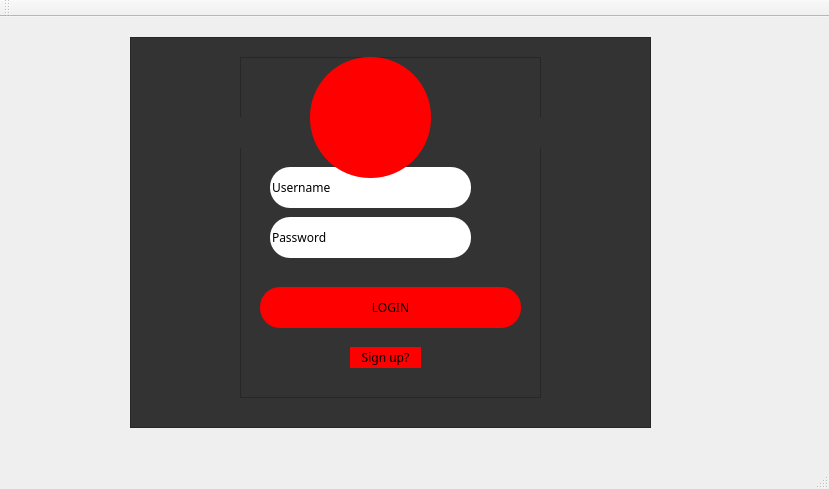
<?xml version="1.0" encoding="UTF-8"?>
<ui version="4.0">
 <class>Recomovies</class>
 <widget class="QMainWindow" name="Recomovies">
  <property name="geometry">
   <rect>
    <x>0</x>
    <y>0</y>
    <width>829</width>
    <height>489</height>
   </rect>
  </property>
  <property name="windowTitle">
   <string>Recomovies</string>
  </property>
  <property name="styleSheet">
   <string notr="true">*{
	font-family: century gothic;
	font size:24px;

}

QFrame{
	background:#333

}

QPushButton{
background:red;
border-radius:20px;
}

QToolButton{
background:red;
border-radius:60px;
}

QLabel{
color:white
}
QPushButton:hover{
color:white;
border-radius:20px;
}

QLineEdit
{
background: white;
border-radius:20px;

}
</string>
  </property>
  <widget class="QWidget" name="centralWidget">
   <widget class="QFrame" name="frame_2">
    <property name="geometry">
     <rect>
      <x>130</x>
      <y>20</y>
      <width>521</width>
      <height>391</height>
     </rect>
    </property>
    <property name="frameShape">
     <enum>QFrame::StyledPanel</enum>
    </property>
    <property name="frameShadow">
     <enum>QFrame::Raised</enum>
    </property>
    <widget class="QFrame" name="frame">
     <property name="geometry">
      <rect>
       <x>110</x>
       <y>20</y>
       <width>301</width>
       <height>341</height>
      </rect>
     </property>
     <property name="frameShape">
      <enum>QFrame::StyledPanel</enum>
     </property>
     <property name="frameShadow">
      <enum>QFrame::Raised</enum>
     </property>
     <widget class="QLabel" name="label">
      <property name="geometry">
       <rect>
        <x>0</x>
        <y>60</y>
        <width>301</width>
        <height>31</height>
       </rect>
      </property>
      <property name="frameShape">
       <enum>QFrame::NoFrame</enum>
      </property>
      <property name="frameShadow">
       <enum>QFrame::Plain</enum>
      </property>
      <property name="lineWidth">
       <number>1</number>
      </property>
      <property name="text">
       <string>LOGIN HERE</string>
      </property>
      <property name="scaledContents">
       <bool>false</bool>
      </property>
      <property name="alignment">
       <set>Qt::AlignCenter</set>
      </property>
     </widget>
     <widget class="QPushButton" name="pushButton">
      <property name="geometry">
       <rect>
        <x>20</x>
        <y>230</y>
        <width>261</width>
        <height>41</height>
       </rect>
      </property>
      <property name="text">
       <string>LOGIN</string>
      </property>
     </widget>
     <widget class="QLineEdit" name="lineEdit">
      <property name="geometry">
       <rect>
        <x>30</x>
        <y>110</y>
        <width>201</width>
        <height>41</height>
       </rect>
      </property>
      <property name="text">
       <string>Username</string>
      </property>
     </widget>
     <widget class="QLineEdit" name="lineEdit_2">
      <property name="geometry">
       <rect>
        <x>30</x>
        <y>160</y>
        <width>201</width>
        <height>41</height>
       </rect>
      </property>
      <property name="text">
       <string>Password</string>
      </property>
     </widget>
     <widget class="QPushButton" name="pushButton_2">
      <property name="geometry">
       <rect>
        <x>110</x>
        <y>290</y>
        <width>71</width>
        <height>21</height>
       </rect>
      </property>
      <property name="text">
       <string>Sign up?</string>
      </property>
     </widget>
     <widget class="QToolButton" name="toolButton">
      <property name="geometry">
       <rect>
        <x>70</x>
        <y>0</y>
        <width>121</width>
        <height>121</height>
       </rect>
      </property>
      <property name="text">
       <string/>
      </property>
      <property name="icon">
       <iconset>
        <normaloff>C:/Users/Data User/Downloads/65100770_869909930042097_1192449484496306176_n.png</normaloff>C:/Users/Data User/Downloads/65100770_869909930042097_1192449484496306176_n.png</iconset>
      </property>
      <property name="iconSize">
       <size>
        <width>128</width>
        <height>128</height>
       </size>
      </property>
      <property name="autoRaise">
       <bool>false</bool>
      </property>
     </widget>
    </widget>
   </widget>
  </widget>
  <widget class="QMenuBar" name="menuBar">
   <property name="geometry">
    <rect>
     <x>0</x>
     <y>0</y>
     <width>829</width>
     <height>23</height>
    </rect>
   </property>
  </widget>
  <widget class="QToolBar" name="mainToolBar">
   <attribute name="toolBarArea">
    <enum>TopToolBarArea</enum>
   </attribute>
   <attribute name="toolBarBreak">
    <bool>false</bool>
   </attribute>
  </widget>
  <widget class="QStatusBar" name="statusBar"/>
 </widget>
 <layoutdefault spacing="6" margin="11"/>
 <resources/>
 <connections/>
</ui>
